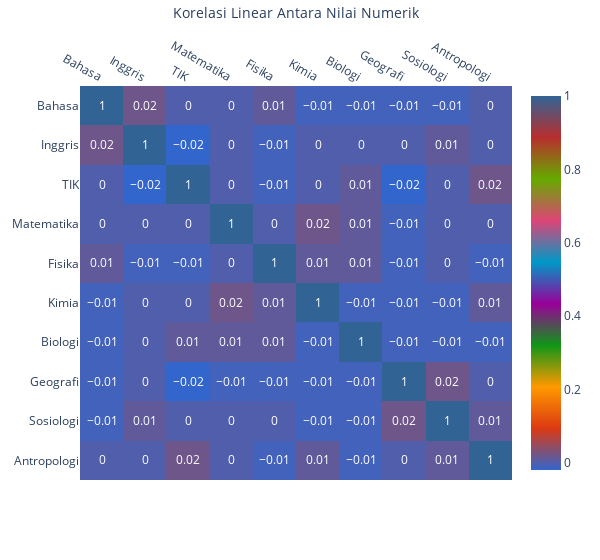

Notebook code for this chart:
### Code cell
reload()
util_visualization.drawHeatmap(np.round(df[numCols].corr(),2),numCols, numCols, "Korelasi Linear Antara Nilai Numerik" )

### Figure 1 — Plotly figure (JSON) as saved in the notebook; plotly's stock layout.template omitted (floating-point values rounded to 4 significant figures)
{"data": [{"coloraxis": "coloraxis", "hovertemplate": "Korelasi Linear Antara Nilai Numerik: %{x}<br>y: %{y}<br>color: %{z}<extra></extra>", "name": "0", "texttemplate": "%{z}", "type": "heatmap", "x": ["Bahasa", "Inggris", "TIK", "Matematika", "Fisika", "Kimia", "Biologi", "Geografi", "Sosiologi", "Antropologi"], "xaxis": "x", "y": ["Bahasa", "Inggris", "TIK", "Matematika", "Fisika", "Kimia", "Biologi", "Geografi", "Sosiologi", "Antropologi"], "yaxis": "y", "z": [[1, 0.02, 0, 0, 0.01, -0.01, -0.01, -0.01, -0.01, 0], [0.02, 1, -0.02, 0, -0.01, 0, 0, 0, 0.01, 0], [0, -0.02, 1, 0, -0.01, 0, 0.01, -0.02, 0, 0.02], [0, 0, 0, 1, 0, 0.02, 0.01, -0.01, 0, 0], [0.01, -0.01, -0.01, 0, 1, 0.01, 0.01, -0.01, 0, -0.01], [-0.01, 0, 0, 0.02, 0.01, 1, -0.01, -0.01, -0.01, 0.01], [-0.01, 0, 0.01, 0.01, 0.01, -0.01, 1, -0.01, -0.01, -0.01], [-0.01, 0, -0.02, -0.01, -0.01, -0.01, -0.01, 1, 0.02, 0], [-0.01, 0.01, 0, 0, 0, -0.01, -0.01, 0.02, 1, 0.01], [0, 0, 0.02, 0, -0.01, 0.01, -0.01, 0, 0.01, 1]]}], "layout": {"coloraxis": {"colorscale": [[0, "#3366CC"], [0.1111, "#DC3912"], [0.2222, "#FF9900"], [0.3333, "#109618"], [0.4444, "#990099"], [0.5556, "#0099C6"], [0.6667, "#DD4477"], [0.7778, "#66AA00"], [0.8889, "#B82E2E"], [1, "#316395"]]}, "margin": {"t": 60}, "width": 600, "xaxis": {"anchor": "y", "domain": [0, 1], "side": "top", "title": {"text": "Korelasi Linear Antara Nilai Numerik"}}, "yaxis": {"anchor": "x", "autorange": "reversed", "domain": [0, 1]}}}
